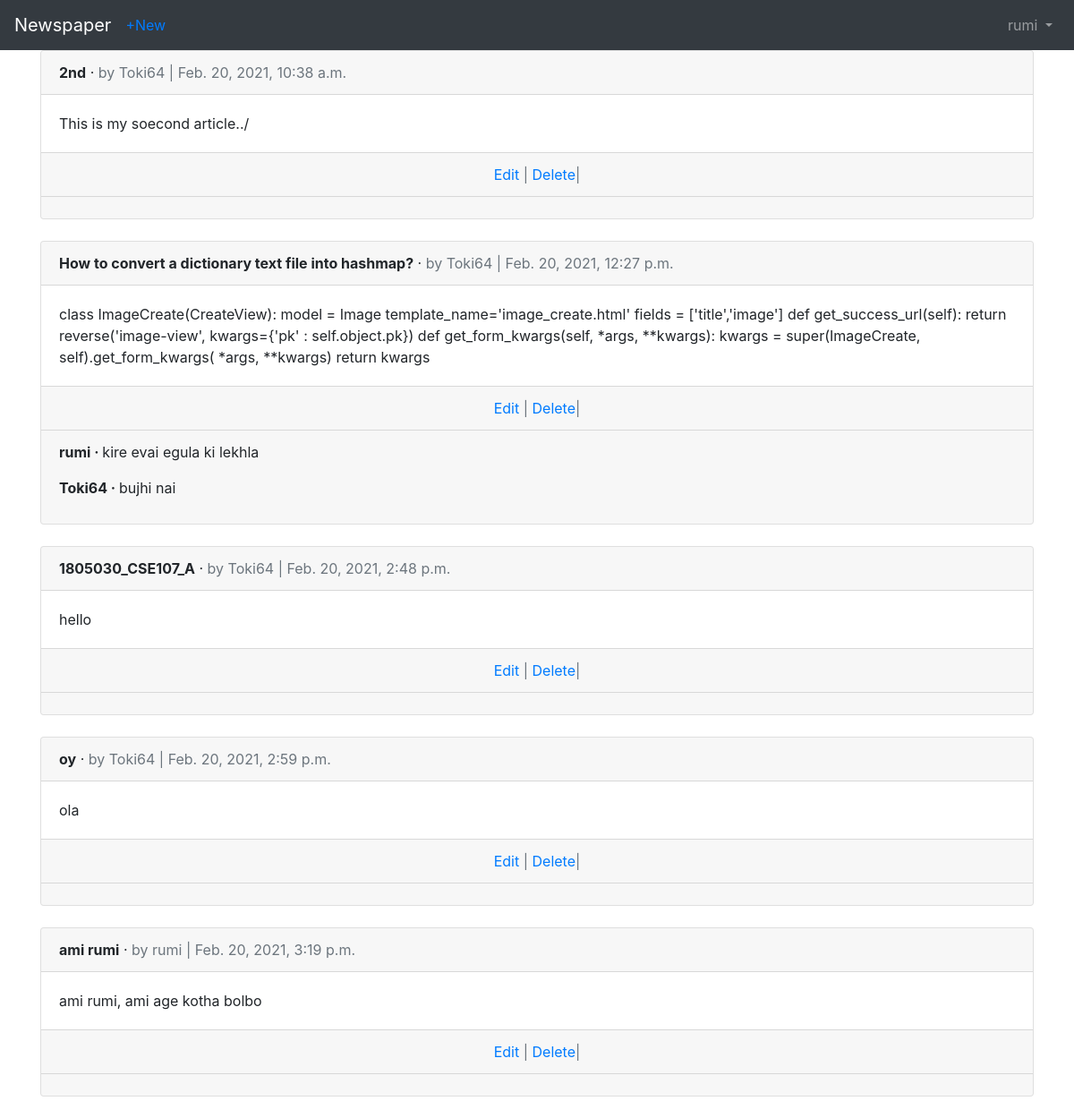
Screenshot of /articles/ (signed in) with the database file from the repository.
### users/models.py (models this page shows)
class CustomUser(AbstractUser):
	age=models.PositiveIntegerField(null=True,blank=True)

### articles/models.py (models this page shows, shortened)
class Article(models.Model):
	title=models.CharField(max_length=255)
	body=models.TextField()
	date=models.DateTimeField(auto_now_add=True)
	author=models.ForeignKey(
		get_user_model(),
		on_delete=models.CASCADE,
		)

class Comment(models.Model):
	article = models.ForeignKey(Article,on_delete=models.CASCADE,related_name='comments',)
	comment=models.CharField(max_length=250)
	author=models.ForeignKey(
			get_user_model(),
			on_delete=models.CASCADE,
 		)
	def __str__(self):
		return self.comment

### articles/views.py (the view)
# urls.py: path('',ArticleListView.as_view(),name='article_list'),
class ArticleListView(LoginRequiredMixin,ListView):
	model=Article
	template_name='article_list.html'

### templates/article_list.html (shortened to what this page needs)
{% extends 'base.html' %}
{% block content %}
{% for article in object_list %}
<div class="card">
<div class="card-header">
<span class="font-weight-bold">{{ article.title }}</span> &middot;
<span class="text-muted">by {{ article.author }} |
{{ article.date }}</span>
</div>
<div class="card-body">
{{ article.body }}
</div>
<div class="card-footer text-center text-muted">
<a href="{% url 'article_edit' article.pk %}">Edit</a> |
<a href="{% url 'article_delete' article.pk %}">Delete</a>|
</div>
<div class="card-footer">
	{% for comment in article.comments.all %}
		<p>
			<span class="font-weight-bold">{{ comment.author }} &middot; </span>
			{{ comment }}
		</p>
	{% endfor %}
</div>
</div>
<br />
{% endfor %}
{% endblock content %}

### templates/base.html (shortened to what this page needs)
<!doctype html>
<html lang="en">
<head>
<link rel="stylesheet"
href="https://stackpath.bootstrapcdn.com/bootstrap/4.1.3/css/\
bootstrap.min.css"
integrity="sha384-MCw98/SFnGE8fJT3GXwEOngsV7Zt27NXFoaoApmYm81i\
uXoPkFOJwJ8ERdknLPMO"
crossorigin="anonymous">
</head>
<body>
	<nav class="navbar navbar-expand-md navbar-dark bg-dark mb-Ǔ">
<a class="navbar-brand" href="{% url 'home' %}">Newspaper</a>
{% if user.is_authenticated %}
	<ul class="navbar-nav mr-auto">
		<li class="nav-item"><a href="{% url 'article_create' %}">+New</a></li>
	</ul>
{% endif %}
<div class="collapse navbar-collapse" id="navbarCollapse">
{% if user.is_authenticated %}
<ul class="navbar-nav ml-auto">
<li class="nav-item">
<a class="nav-link dropdown-toggle" href="#" id="userMenu"
data-toggle="dropdown" aria-haspopup="true"
aria-expanded="false">
{{ user.username }}
</a>
</li>
</ul>
{% endif %}
</div>
</nav>
<div class="container">
{% block content %}
{% endblock content %}
</div>
</body>
</html>

### rows the page displays
CustomUser: username "rumi"
Article: title "2nd", author "Toki64", date "Feb. 20, 2021, 10:38 a.m.", body "This is my soecond article../"
Article: title "How to convert a dictionary text file into hashmap?", author "Toki64", date "Feb. 20, 2021, 12:27 p.m.", body "class ImageCreate(CreateView): model = Image template_name='image_create.html' fields = ['title','image'] def get_success_url(self): return reverse('image-view', kwargs={'pk' : self.object.pk}) def get_form_kwargs(self, *args, **kwargs): kwargs = super(ImageCreate, self).get_form_kwargs( *args, **kwargs) return kwargs"
Comment: author "rumi", comment "kire evai egula ki lekhla"
Comment: author "Toki64", comment "bujhi nai"
Article: title "1805030_CSE107_A", author "Toki64", date "Feb. 20, 2021, 2:48 p.m.", body "hello"
Article: title "oy", author "Toki64", date "Feb. 20, 2021, 2:59 p.m.", body "ola"
Article: title "ami rumi", author "rumi", date "Feb. 20, 2021, 3:19 p.m.", body "ami rumi, ami age kotha bolbo"
